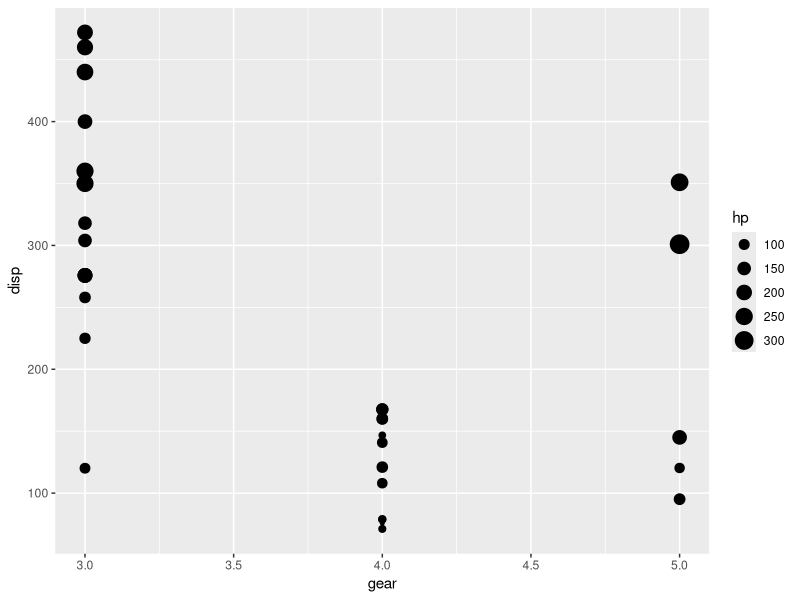

Write the R code that produced this figure.
# Loading thhe libraries
library(dplyr)
library(ggplot2)

# Loading the data
data(mtcars)

base <- mtcars
colnames(base)
head(base)
rownames(base)

base %>% filter(carb == 1, gear > 3) %>% nrow()

ggplot(base, aes(x=gear, y=disp, size = hp)) + geom_point()
